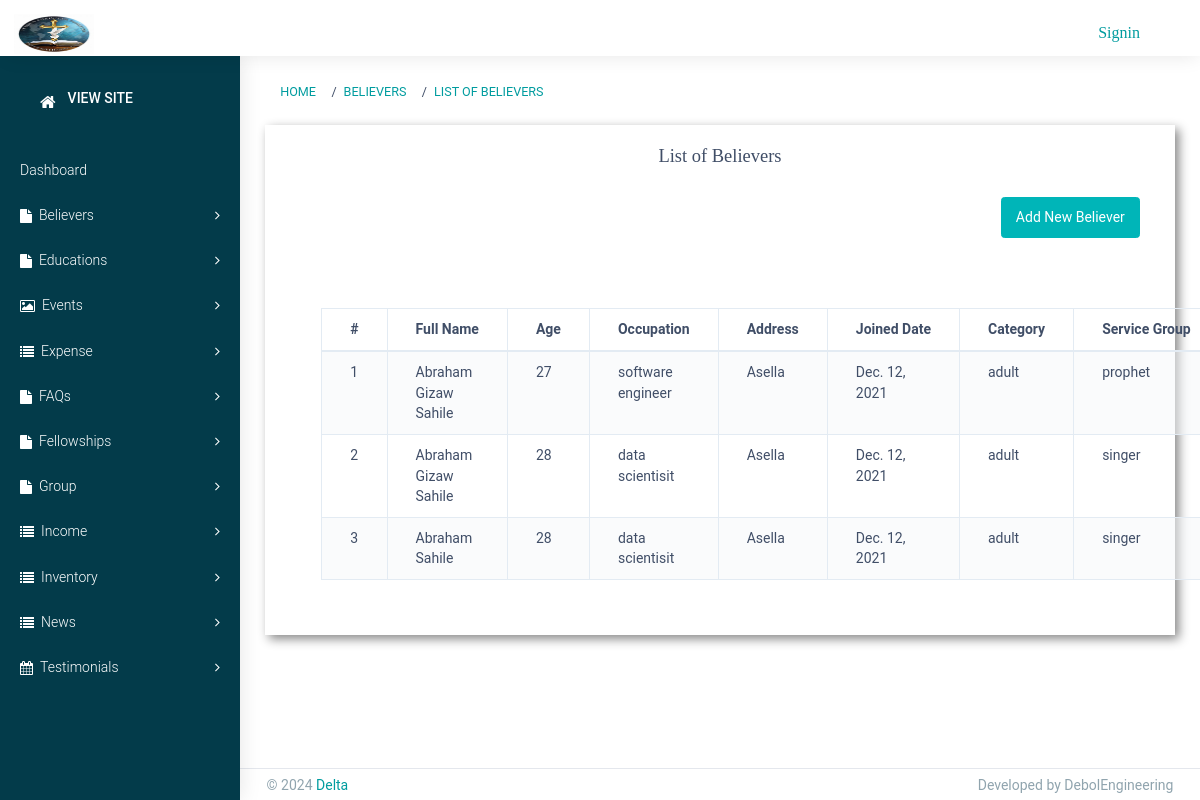
Page /staff/believer/ on the committed database.
### staff/models.py (models this page shows)
class Believer(models.Model):
    full_name = models.CharField(max_length=100)
    image = models.ImageField(upload_to='believers', blank=True, null=True)
    age = models.IntegerField()
    occupation = models.CharField(max_length=100)
    address = models.TextField()
    joined_date = models.DateField()
    CATEGORY_CHOICES = [
        ('child', 'Child'),
        ('teenager', 'Teenager'),
        ('adult', 'Adult'),
        ('elders', 'Elders'),
    ]
    category = models.CharField(max_length=100, choices=CATEGORY_CHOICES)
    SERVICE_GROUP_CHOICES = [
        ('none', 'None'),
        ('prophet', 'Prophet'),
        ('apostle', 'Apostle'),
        ('pastor', 'Pastor'),
        ('evangelical', 'Evangelical'),
        ('deacons', 'Deacons'),
        ('singer', 'Singer'),
        ('elder', 'Elder'),
    ]
    service_group = models.CharField(max_length=100, choices=SERVICE_GROUP_CHOICES)
    STATUS_CHOICES = [
        ('pastor', 'Pastor'),
        ('untaken', 'Untaken'),
    ]
    status = models.CharField(max_length=100, choices=STATUS_CHOICES)
    username = models.CharField(max_length=100)
    password = models.CharField(max_length=100)

### staff/views.py (the view)
# urls.py: path('believer/', BelieverList.as_view(), name='believer_list'),
class BelieverList(ListView):
    model = Believer
    template_name = 'staff/Believers/list_believer.html'
    context_object_name = 'believers'

### Templates/staff/Believers/list_believer.html (shortened to what this page needs)
{% extends 'staff/base.html' %}
{% load static %}
{% block breadcrumb %}
<li class="breadcrumb-item"><a href="{% url 'staff:believer_list' %}">Believers</a></li>
<li class="breadcrumb-item"><a href="#">List of Believers</a></li>
{% endblock %}
{% block content %}
<div class="site-main">
    <section class="ttm-row clearfix">
        <div class="container">
            <div class="row pt-60 res-991-pt-0">
                <div class="col-lg-12">
                    <div class="pr-40 res-991-pr-0 res-991-pb-30">
                        <h4 class="h4-md " style="margin-bottom: 30px ; text-align: center;">List of Believers</h4>
                        <div class="row justify-content-end">
                            <div class="col-auto">
                                <a href="{% url 'staff:believer_add' %}" class="btn btn-primary mb-4">Add New
                                    Believer</a>
                            </div>
                        </div>
                        <div class="card-content">
                            <div class="card-body card-dashboard">
                                <table class="table table-striped table-bordered multi-ordering">
                                    <thead>
                                        <tr>
                                            <th>#</th>
                                            <th>Full Name</th>
                                            <th>Age</th>
                                            <th>Occupation</th>
                                            <th>Address</th>
                                            <th>Joined Date</th>
                                            <th>Category</th>
                                            <th>Service Group</th>
                                        </tr>
                                    </thead>
                                    <tbody>
                                        {% for believer in believers %}
                                        <tr>
                                            <td>{{ forloop.counter }}</td>
                                            <td>{{ believer.full_name }}</td>
                                            <td>{{ believer.age }}</td>
                                            <td>{{ believer.occupation }}</td>
                                            <td>{{ believer.address }}</td>
                                            <td>{{ believer.joined_date }}</td>
                                            <td>{{ believer.category }}</td>
                                            <td>{{ believer.service_group }}</td>
                                        </tr>
                                        {% endfor %}
                                    </tbody>
                                </table>
                            </div>
                        </div>
                    </div>
                </div>
            </div>
        </div>
    </section>
</div>
{% endblock %}

### rows in the picture
Believer: full_name "Abraham Gizaw Sahile", age "27", occupation "software engineer", address "Asella", joined_date "Dec. 12, 2021", category "adult", service_group "prophet"
Believer: full_name "Abraham Gizaw Sahile", age "28", occupation "data scientisit", address "Asella", joined_date "Dec. 12, 2021", category "adult", service_group "singer"
Believer: full_name "Abraham Sahile", age "28", occupation "data scientisit", address "Asella", joined_date "Dec. 12, 2021", category "adult", service_group "singer"
